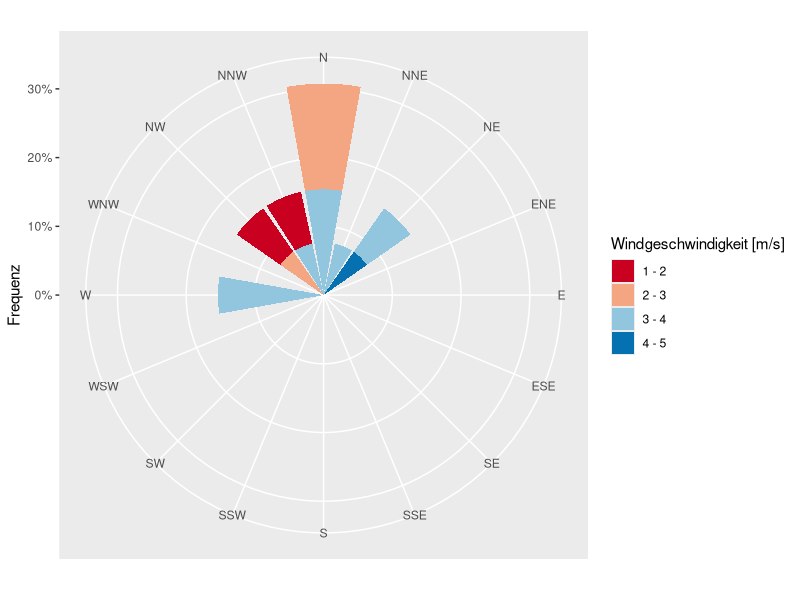
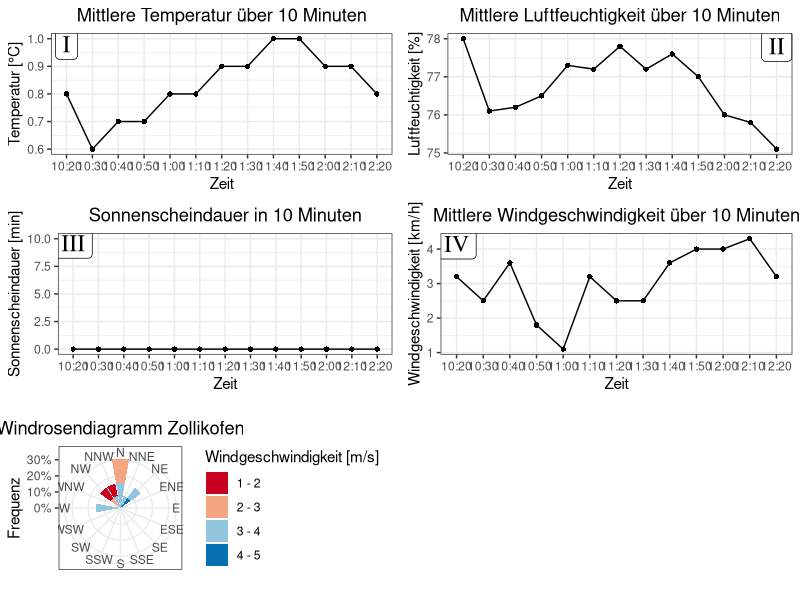

Source code (R) for these figures, in order:
## ---- chunk 1
library(ggplot2)
library(dplyr)
library(lubridate)
library(RColorBrewer)
library(scales)
## ---- chunk 2
station = read.table("../data/Messwerte.csv", sep = ";", header = T)
## ---- chunk 3

station = select(station, -stn)
station = mutate(station, date = ymd(date))
station = rename(station, temp = tre200s0)
station = rename(station, lfk = ure200s0) 
station = rename(station, sundur = sre000z0)
station = rename(station, windspeed = fu3010z0)
station = rename(station, winddir = dkl010z0)

## ---- chunk 4

plot.windrose <- function(data,
                          spd,
                          dir,
                          spdres = 2,
                          dirres = 22.5,
                          spdmin = 2,
                          spdmax = 20,
                          spdseq = NULL,
                          palette = "YlGnBu",
                          countmax = NA,
                          debug = 0){


  # Look to see what data was passed in to the function
  if (is.numeric(spd) & is.numeric(dir)){
    # assume that we've been given vectors of the speed and direction vectors
    data <- data.frame(spd = spd,
                       dir = dir)
    spd = "spd"
    dir = "dir"
  } else if (exists("data")){
    # Assume that we've been given a data frame, and the name of the speed 
    # and direction columns. This is the format we want for later use.    
  }  

  # Tidy up input data ----
  n.in <- NROW(data)
  dnu <- (is.na(data[[spd]]) | is.na(data[[dir]]))
  data[[spd]][dnu] <- NA
  data[[dir]][dnu] <- NA

  # figure out the wind speed bins ----
  if (missing(spdseq)){
    spdseq <- seq(spdmin,spdmax,spdres)
  } else {
    if (debug >0){
      cat("Using custom speed bins \n")
    }
  }
  # get some information about the number of bins, etc.
  n.spd.seq <- length(spdseq)
  n.colors.in.range <- n.spd.seq - 1

  # create the color map
  spd.colors <- colorRampPalette(brewer.pal(min(max(3,
                                                    n.colors.in.range),
                                                min(9,
                                                    n.colors.in.range)),                                               
                                            palette))(n.colors.in.range)

  if (max(data[[spd]],na.rm = TRUE) > spdmax){    
    spd.breaks <- c(spdseq,
                    max(data[[spd]],na.rm = TRUE))
    spd.labels <- c(paste(c(spdseq[1:n.spd.seq-1]),
                          '-',
                          c(spdseq[2:n.spd.seq])),
                    paste(spdmax,
                          "-",
                          max(data[[spd]],na.rm = TRUE)))
    spd.colors <- c(spd.colors, "grey60")
  } else{
    spd.breaks <- spdseq
    spd.labels <- paste(c(spdseq[1:n.spd.seq-1]),
                        '-',
                        c(spdseq[2:n.spd.seq]))    
  }
  data$spd.binned <- cut(x = data[[spd]],
                         breaks = spd.breaks,
                         labels = spd.labels,
                         ordered_result = TRUE)

  # figure out the wind direction bins
  dir.breaks <- c(-dirres/2,
                  seq(dirres/2, 360-dirres/2, by = dirres),
                  360+dirres/2)  
  dir.labels <- c(paste(360-dirres/2,"-",dirres/2),
                  paste(seq(dirres/2, 360-3*dirres/2, by = dirres),
                        "-",
                        seq(3*dirres/2, 360-dirres/2, by = dirres)),
                  paste(360-dirres/2,"-",dirres/2))
  # assign each wind direction to a bin
  dir.binned <- cut(data[[dir]],
                    breaks = dir.breaks,
                    ordered_result = TRUE)
  levels(dir.binned) <- dir.labels
  data$dir.binned <- dir.binned

  # Run debug if required ----
  if (debug>0){    
    cat(dir.breaks,"\n")
    cat(dir.labels,"\n")
    cat(levels(dir.binned),"\n")

  }  

  # create the plot ----
  p.windrose <- ggplot(data = data,
                       aes(x = dir.binned,
                           fill = spd.binned
                           ,y = (..count..)/sum(..count..)
                           ))+
    geom_bar() + 
    scale_x_discrete(drop = FALSE,
                     labels = c("N","NNE","NE","ENE", "E", 
                                "ESE", "SE","SSE", 
                                "S","SSW", "SW","WSW", "W", 
                                "WNW","NW","NNW")) +
    coord_polar(start = -((dirres/2)/360) * 2*pi) +
    scale_fill_manual(name = "Windgeschwindigkeit [m/s]", 
                      values = spd.colors,
                      drop = FALSE) +
    theme(axis.title.x = element_blank()) + 
    scale_y_continuous(labels = percent) +
    ylab("Frequenz")

  # adjust axes if required
  if (!is.na(countmax)){
    p.windrose <- p.windrose +
      ylim(c(0,countmax))
  }

  # print the plot
  print(p.windrose)  

  # return the handle to the wind rose
  return(p.windrose)
}


## ---- chunk 5

#Open jpeg
jpeg("../Images/Reference_Station_Zollikofen/Referenzstation.jpeg", height = 1000, width = 1200, res = 108) 

#Temperature
p_temp = ggplot(data = station, aes(x = time, y = temp, group = F)) + #Add variables
  geom_line() + geom_point(shape = 16) + #Add points + line
  xlab("Zeit") + ylab("Temperatur [°C]") + ggtitle("Mittlere Temperatur über 10 Minuten") + #Add title + axis label
  annotate(geom = "label", x = 1, y = 0.98, label = "I", family = "serif", size = 6) + #Plot number
  theme_bw() + #Change Plot motive
  theme(plot.title = element_text(hjust = 0.5)) #Center title

#Relative Humidity
p_lfk = ggplot(data = station, aes(x = time, y = lfk, group = F)) + #Add variables
  geom_line() + geom_point(shape = 16) + #Add points + line
  xlab("Zeit") + ylab("Luftfeuchtigkeit [%]") + ggtitle("Mittlere Luftfeuchtigkeit über 10 Minuten") + #Add title + axis label
  annotate(geom = "label", x = 13, y = 77.8, label = "II", family = "serif", size = 6) + #Plot number
  theme_bw() + #Change Plot motive
  theme(plot.title = element_text(hjust = 0.5)) #Center title

#Sun duration
p_sundur = ggplot(data = station, aes(x = time, y = sundur, group = F)) + #Add variables
  geom_line() + geom_point(shape = 16) + #Add points + line
  xlab("Zeit") + ylab("Sonnenscheindauer [min]") + ggtitle("Sonnenscheindauer in 10 Minuten") + #Add title + axis label
  ylim(0, 10) +
  annotate(geom = "label", x = 1, y = 9.6, label = "III", family = "serif", size = 6) + #Plot number
  theme_bw() + #Change Plot motive
  theme(plot.title = element_text(hjust = 0.5)) #Center title

#Wind speed
p_windspeed = ggplot(data = station, aes(x = time, y = windspeed, group = F)) + #Add variables
  geom_line() + geom_point(shape = 16) + #Add points + line
  xlab("Zeit") + ylab("Windgeschwindigkeit [km/h]") + ggtitle("Mittlere Windgeschwindigkeit über 10 Minuten") + #Add title + axis label
  annotate(geom = "label", x = 1, y = 4.15, label = "IV", family = "serif", size = 6) + #Plot number
  theme_bw() + #Change Plot motive
  theme(plot.title = element_text(hjust = 0.5)) #Center title

#Wind direction
p_winddir = plot.windrose(data = station, spd = station$windspeed, dir = station$winddir, spdmin = 1, spdmax = 5, spdseq = c(1,2,3,4,5), palette = "RdBu") +
  ggtitle("Windrosendiagramm Zollikofen") +
  theme_bw() +
  theme(plot.title = element_text(hjust = 0.5)) + #Center title
  theme(axis.title.x.bottom = element_blank())

#Combine all plots
cowplot::plot_grid(p_temp, p_lfk, p_sundur, p_windspeed, p_winddir, nrow = 3, ncol = 2)

#Save jpeg
dev.off()

## ---- chunk 6

Statistics = c("Minimum", "Maximum", "Mittelwert")

#Minimum
Temperatur = c(min(station$temp), max(station$temp), mean(station$temp))
Rel_Luftfeuchtigkeit = c(min(station$lfk), max(station$lfk), mean(station$lfk))
Sonnenscheindauer = c(min(station$sundur), max(station$sundur), mean(station$sundur))
Windgeschwindigkeit = c(min(station$windspeed), max(station$windspeed), mean(station$windspeed))

stat_zoll = data.frame(Statistics, Temperatur, Rel_Luftfeuchtigkeit, Sonnenscheindauer, Windgeschwindigkeit)

